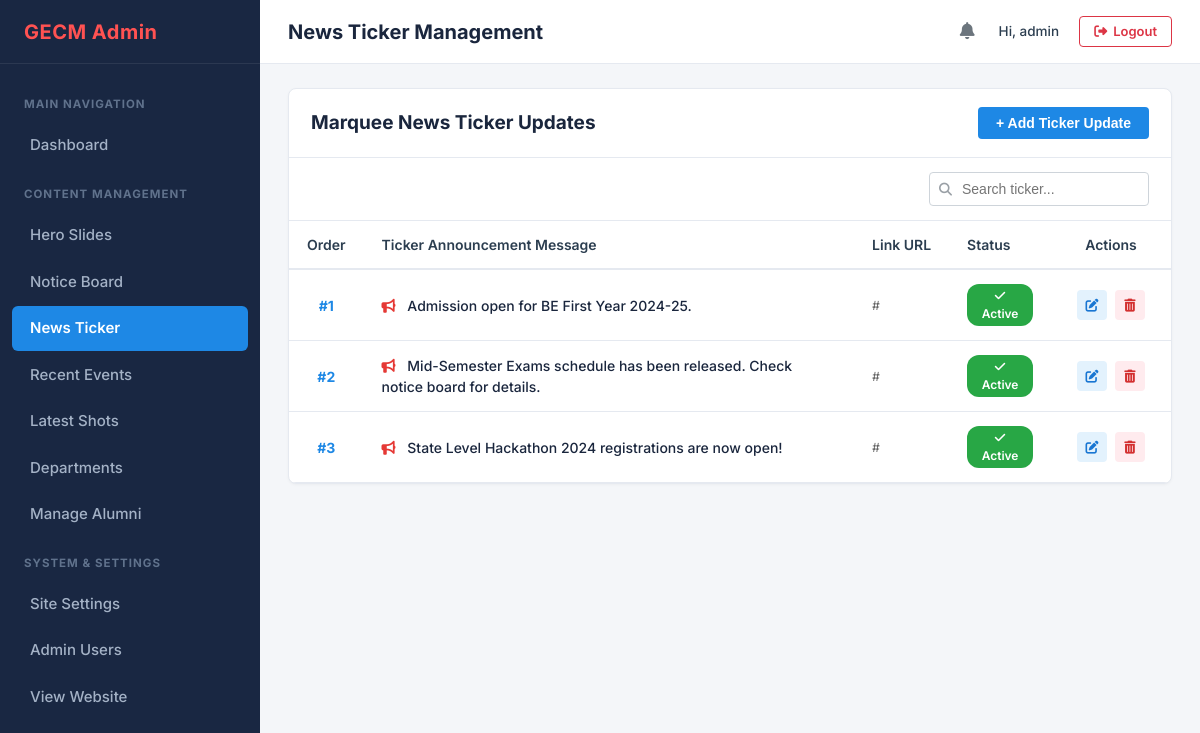
/admin/ticker.php (signed in), run on the app's committed database.
### tables this page shows
CREATE TABLE IF NOT EXISTS `news_ticker` (
    `id` INT AUTO_INCREMENT PRIMARY KEY,
    `message` TEXT NOT NULL,
    `link_url` VARCHAR(255) DEFAULT NULL,
    `display_order` INT NOT NULL DEFAULT 0,
    `is_active` TINYINT(1) NOT NULL DEFAULT 1,
    `created_at` TIMESTAMP DEFAULT CURRENT_TIMESTAMP,
    INDEX `idx_ticker_active` (`is_active`, `display_order`)
);

### admin/ticker.php (the view, shortened to what this page needs)
<?php
$pdo = getDBConnection();
$tickers = [];
if ($pdo) {
    $stmt = $pdo->query("SELECT * FROM news_ticker ORDER BY display_order ASC, id ASC");
    $tickers = $stmt->fetchAll();
}
require_once __DIR__ . '/includes/header.php';
?>
<div class="admin-card">
    <div class="card-top">
        <div class="card-title-group">
            <h2 class="card-title">Marquee News Ticker Updates</h2>
        </div>
        <button type="button" class="btn-add-new" onclick="openModal('addTickerModal')">
            + Add Ticker Update
        </button>
    </div>
    <div class="card-actions-row">
        <div class="card-filters" style="margin-left: auto;">
            <div class="search-input-group">
                <i class="fas fa-search"></i>
                <input type="text" class="search-input" placeholder="Search ticker..." data-table-search="tickerTable">
            </div>
        </div>
    </div>
    <div class="table-responsive">
        <table class="admin-table" id="tickerTable">
            <thead>
                <tr>
                    <th style="width: 60px;">Order</th>
                    <th>Ticker Announcement Message</th>
                    <th>Link URL</th>
                    <th>Status</th>
                    <th style="width: 120px; text-align: center;">Actions</th>
                </tr>
            </thead>
            <tbody>
                <?php foreach ($tickers as $row): ?>
                <tr data-status="<?= $row['is_active'] ? 'active' : 'inactive' ?>">
                    <td style="font-weight: 700; color: #1e88e5; text-align: center;">#<?= $row['display_order'] ?></td>
                    <td style="font-weight: 500; color: #1a263d;">
                        <i class="fas fa-bullhorn" style="color: #e53935; margin-right: 8px;"></i>
                        <?= htmlspecialchars($row['message']) ?>
                    </td>
                    <td>
                        <span style="color: #666; font-size: 12.5px;"><?= htmlspecialchars($row['link_url']) ?></span>
                    </td>
                    <td>
                        <a href="ticker.php?toggle=<?= $row['id'] ?>" title="Click to toggle status">
                            <?php if ($row['is_active']): ?>
                                <span class="badge badge-success"><i class="fas fa-check"></i> Active</span>
                            <?php else: ?>
                                <span class="badge badge-secondary"><i class="fas fa-eye-slash"></i> Inactive</span>
                            <?php endif; ?>
                        </a>
                    </td>
                    <td style="text-align: center;">
                        <div class="table-actions" style="justify-content: center;">
                            <a href="ticker.php?edit=<?= $row['id'] ?>" class="btn-table-action btn-edit" title="Edit">
                                <i class="fas fa-edit"></i>
                            </a>
                            <a href="ticker.php?delete=<?= $row['id'] ?>" class="btn-table-action btn-delete" title="Delete" onclick="return confirm('Delete this ticker update?');">
                                <i class="fas fa-trash-alt"></i>
                            </a>
                        </div>
                    </td>
                </tr>
                <?php endforeach; ?>
            </tbody>
        </table>
    </div>
</div>
<?php require_once __DIR__ . '/includes/footer.php'; ?>

### admin/css/admin.css (style rules this page uses)
:root { --admin-sidebar-bg: #192742; --admin-sidebar-hover: rgba(255, 255, 255, 0.08); --admin-sidebar-active: #1e88e5; --admin-sidebar-text: #a4b2c6; --admin-sidebar-text-active: #ffffff; --admin-brand-color: #ff5252; --admin-topbar-bg: #ffffff; --admin-body-bg: #f4f6f9; --admin-card-bg: #ffffff; --admin-border-color: #e5e9f0; --admin-text-main: #2c3e50; --admin-text-muted: #6c757d; --admin-primary: #1e88e5; --admin-success: #28a745; --admin-danger: #dc3545; --admin-warning: #ffc107; --admin-info: #00bcd4; --admin-dark-btn: #495057; --font-family: 'Inter', -apple-system, BlinkMacSystemFont, "Segoe UI", Roboto, "Helvetica Neue", Arial, sans-serif; }
*, *::before, *::after { box-sizing: border-box; margin: 0; padding: 0; }
body { font-family: var(--font-family); background-color: var(--admin-body-bg); color: var(--admin-text-main); line-height: 1.5; font-size: 14px; -webkit-font-smoothing: antialiased; }
a { color: var(--admin-primary); text-decoration: none; transition: color 0.2s ease; }
.admin-card { background-color: var(--admin-card-bg); border: 1px solid var(--admin-border-color); border-radius: 8px; box-shadow: 0 1px 3px rgba(0, 0, 0, 0.04); margin-bottom: 24px; overflow: hidden; }
.card-top { padding: 18px 22px; display: flex; align-items: center; justify-content: space-between; border-bottom: 1px solid var(--admin-border-color); flex-wrap: wrap; gap: 16px; }
.card-title-group { display: flex; align-items: center; gap: 10px; }
.card-title { font-size: 19px; font-weight: 700; color: #1a263d; }
.card-actions-row { padding: 14px 22px; display: flex; align-items: center; justify-content: space-between; flex-wrap: wrap; gap: 14px; background-color: #ffffff; border-bottom: 1px solid var(--admin-border-color); }
.card-filters { display: flex; align-items: center; gap: 12px; flex-wrap: wrap; }
.search-input-group { position: relative; display: flex; align-items: center; }
.search-input-group i { position: absolute; left: 10px; color: #9aa0a6; font-size: 13px; }
.search-input { padding: 8px 12px 8px 32px; border: 1px solid #ced4da; border-radius: 4px; font-size: 14px; outline: none; width: 220px; transition: border-color 0.2s ease, width 0.2s ease; }
.btn-add-new { background-color: var(--admin-primary); color: #ffffff; padding: 8px 18px; border-radius: 4px; font-size: 14px; font-weight: 600; display: inline-flex; align-items: center; gap: 6px; border: none; cursor: pointer; transition: background-color 0.2s ease; }
.table-responsive { width: 100%; overflow-x: auto; }
.admin-table { width: 100%; border-collapse: collapse; text-align: left; font-size: 14px; }
.admin-table th { background-color: #ffffff; color: #2c3e50; font-weight: 600; padding: 13px 18px; border-bottom: 2px solid var(--admin-border-color); white-space: nowrap; font-size: 14px; }
.admin-table td { padding: 14px 18px; border-bottom: 1px solid var(--admin-border-color); color: #495057; vertical-align: middle; font-size: 14px; }
.admin-table tbody tr { transition: background-color 0.15s ease; }
.badge { display: inline-block; padding: 3px 10px; border-radius: 12px; font-size: 12px; font-weight: 600; text-align: center; }
.badge-success { background-color: #28a745; color: #fff; }
.table-actions { display: flex; align-items: center; gap: 8px; }
.btn-table-action { width: 30px; height: 30px; border-radius: 4px; border: none; display: inline-flex; align-items: center; justify-content: center; cursor: pointer; font-size: 13px; transition: opacity 0.2s ease; }
.btn-edit { background-color: #e3f2fd; color: #1976d2; }
.btn-delete { background-color: #ffebee; color: #d32f2f; }

### data on the page
news_ticker: display_order "1", message "Admission open for BE First Year 2024-25.", link_url "#", is_active 1 (drawn)
news_ticker: display_order "2", message "Mid-Semester Exams schedule has been released. Check notice board for details.", link_url "#", is_active 1 (drawn)
news_ticker: display_order "3", message "State Level Hackathon 2024 registrations are now open!", link_url "#", is_active 1 (drawn)

### other printed values
$page_title "News Ticker Management"
$admin['username'] "admin"
